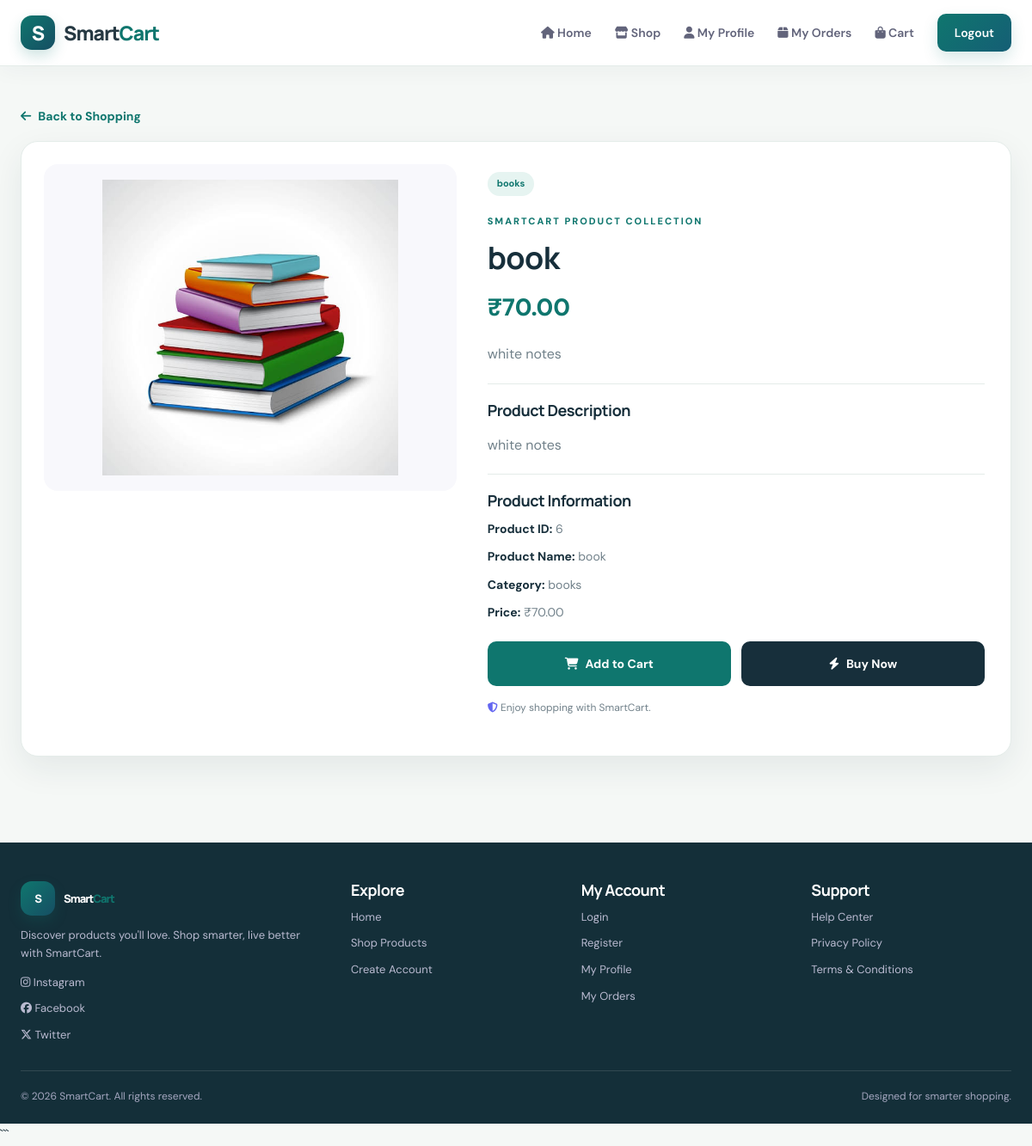
The app's page /user-product/6 (signed in) with its own data.
### tables this page shows
CREATE TABLE products (
        product_id INTEGER PRIMARY KEY AUTOINCREMENT,
        name TEXT,
        description TEXT,
        category TEXT,
        price REAL,
        image TEXT,
        admin_id INTEGER,
        FOREIGN KEY (admin_id) REFERENCES admin (admin_id) ON DELETE SET NULL
    );

### app.py (the view)
@app.route('/user-product/<int:product_id>')
def user_view_product(product_id):
    if 'user_id' not in session:
        flash("Please login first!", "danger")
        return redirect('/user-login')
    conn = get_db_connection()
    cursor = conn.cursor(dictionary=True)
    cursor.execute("""
        SELECT product_id, name, description, category, price, image
        FROM products
        WHERE product_id = %s
    """, (product_id,))
    product = cursor.fetchone()
    cursor.close()
    conn.close()
    if not product:
        flash("Product not found!", "danger")
        return redirect('/user-dashboard')
    return render_template(
        'user/view_product.html',
        product=product
    )

### db.py (called while the page is built)
def get_db_connection():
    return SQLiteDictConnection(DB_PATH)

    def fetchone(self):
        if self._custom_rows is not None:
            return self._custom_rows.pop(0) if self._custom_rows else None
        row = self._cursor.fetchone()
        return dict(row) if row is not None else None

    def close(self):
        self._cursor.close()

    def cursor(self, dictionary=True):
        return SQLiteDictCursor(self._conn.cursor())

    def close(self):
        self._conn.close()

### templates/user/view_product.html (shortened to what this page needs)
{% extends 'base.html' %}
{% block content %}
<section class="product-details-page">
    <a href="{{ url_for('user_dashboard') }}" class="back-link">
        <i class="fa-solid fa-arrow-left"></i>
        Back to Shopping
    </a>
    <div class="product-details-card">
        <div class="product-details-image">
            {% if product.image %}
                {% if product.image.startswith('http://') or product.image.startswith('https://') %}
                    <img
                        class="product-detail-img"
                        src="{{ product.image }}"
                        alt="{{ product.name }}"
                        onerror="showProductImageFallback(this)"
                    >
                {% else %}
                    <img
                        class="product-detail-img"
                        src="{{ url_for('static', filename='uploads/product_images/' ~ product.image.split('/')[-1]) }}"
                        alt="{{ product.name }}"
                        onerror="showProductImageFallback(this)"
                    >
                {% endif %}
            {% else %}
                <div class="no-product-image">
                    <i class="fa-regular fa-image"></i>
                    <p>No Image Available</p>
                </div>
            {% endif %}
        </div>
        <div class="product-details-info">
            <span class="product-category">
                {{ product.category or 'General' }}
            </span>
            <p class="eyebrow" style="margin-top:20px;">
                SMARTCART PRODUCT COLLECTION
            </p>
            <h1>{{ product.name }}</h1>
            <div class="details-price">
                ₹{{ "%.2f"|format(product.price or 0) }}
            </div>
            <p>
                {{ product.description or 'No description available for this product.' }}
            </p>
            <div class="details-divider"></div>
            <h3>Product Description</h3>
            <p>
                {{ product.description or 'No description available.' }}
            </p>
            <div class="details-divider"></div>
            <div class="product-information">
                <h3>Product Information</h3>
                <p>
                    <strong>Product ID:</strong>
                    {{ product.product_id }}
                </p>
                <p>
                    <strong>Product Name:</strong>
                    {{ product.name }}
                </p>
                <p>
                    <strong>Category:</strong>
                    {{ product.category or 'General' }}
                </p>
                <p>
                    <strong>Price:</strong>
                    ₹{{ "%.2f"|format(product.price or 0) }}
                </p>
            </div>
            <div class="product-purchase-actions">
                <button
                    type="button"
                    class="details-cart-btn"
                    id="addProductButton"
                    onclick="addProductToCart(false)"
                >
                    <i class="fa-solid fa-cart-shopping"></i>
                    Add to Cart
                </button>
                <button
                    type="button"
                    class="details-buy-btn"
                    id="buyNowButton"
                    onclick="addProductToCart(true)"
                >
                    <i class="fa-solid fa-bolt"></i>
                    Buy Now
                </button>
            </div>
            <p style="font-size:12px;margin-top:15px;">
                <i class="fa-solid fa-shield-halved" style="color:#6366f1;"></i>
                Enjoy shopping with SmartCart.
            </p>
        </div>
    </div>
</section>
{% endblock %}

### static/css/style.css (style rules this page uses)
:root { --primary: #6366f1; --primary-dark: #4f46e5; --primary-light: #eef2ff; --navy: #171b3b; --ink: #252641; --muted: #777b91; --line: #eeeef5; --surface: #ffffff; --canvas: #f8f8fc; --success: #16a34a; --danger: #dc2626; --shadow: 0 10px 35px rgba(30, 27, 75, .07); --page-width: 1320px; }
*, *::before, *::after { box-sizing: border-box; }
html { scroll-behavior: smooth; }
body { min-height: 100vh; margin: 0; display: flex; flex-direction: column; background: var(--surface); color: var(--ink); font-family: "DM Sans", Arial, sans-serif; line-height: 1.6; }
img { display: block; max-width: 100%; }
a { color: inherit; text-decoration: none; }
button, input, textarea, select { font: inherit; }
h1, h2, h3, h4 { color: var(--navy); font-family: "Manrope", sans-serif; line-height: 1.2; letter-spacing: -.5px; }
h1 { font-size: clamp(30px, 4vw, 48px); margin: 0 0 15px; }
h3 { font-size: 18px; margin: 0 0 10px; }
p { color: var(--muted); }
.eyebrow { color: var(--primary); font-size: 11px; font-weight: 800; letter-spacing: 2px; text-transform: uppercase; margin: 0 0 12px; }
.button, .btn-primary, button, input[type="submit"] { display: inline-flex; align-items: center; justify-content: center; gap: 8px; padding: 12px 19px; border: 0; border-radius: 10px; background: var(--primary); color: white; font: 700 14px "DM Sans", sans-serif; text-align: center; cursor: pointer; transition: .25s ease; }
.product-category { display: inline-block; align-self: flex-start; padding: 5px 11px; border-radius: 20px; background: var(--primary-light); color: var(--primary); font-size: 11px; font-weight: 700; }
.product-details-page { width: 100%; max-width: 1180px; margin: 0 auto; padding: 10px 0 35px; }
.back-link { display: inline-flex; align-items: center; gap: 8px; margin-bottom: 18px; color: var(--primary); font-weight: 700; font-size: 14px; }
.product-details-card { display: grid; grid-template-columns: minmax(0, 0.9fr) minmax(0, 1.1fr); align-items: start; gap: 32px; padding: 26px; border: 1px solid var(--line); border-radius: 20px; background: white; box-shadow: var(--shadow); }
.product-details-image { position: relative; width: 100%; height: 380px; min-height: 0; display: flex; align-items: center; justify-content: center; padding: 18px; border-radius: 16px; background: #f8f8fc; overflow: hidden; }
.product-details-image img { display: block; width: 100%; height: 100%; max-height: 344px; object-fit: contain; object-position: center; }
.product-details-info { min-width: 0; padding: 8px 4px; }
.product-details-info h1 { margin: 12px 0; font-size: clamp(28px, 3vw, 38px); overflow-wrap: anywhere; }
.details-price { margin: 14px 0 18px; color: var(--primary); font-size: 28px; font-weight: 800; }
.product-details-info > p { line-height: 1.7; }
.details-divider { height: 1px; margin: 20px 0; background: var(--line); }
.product-information p { margin: 10px 0; font-size: 14px; }
.product-information strong { color: var(--navy); }
.product-purchase-actions { display: flex; align-items: stretch; gap: 12px; width: 100%; margin-top: 22px; }
.product-purchase-actions button { flex: 1 1 0; min-width: 0; min-height: 52px; margin: 0; padding: 12px 14px; border: 0; border-radius: 10px; display: inline-flex; align-items: center; justify-content: center; gap: 8px; color: white; font: 700 14px "DM Sans", sans-serif; cursor: pointer; transition: .2s ease; }
.product-purchase-actions .details-cart-btn { background: var(--primary); }
.product-purchase-actions .details-buy-btn { background: var(--navy); }
.product-details-image { position: relative; overflow: hidden; }
.product-details-image .product-detail-img { width: 100%; height: 390px; object-fit: contain; object-position: center; display: block; }
:root { --primary: #0f766e; --primary-dark: #115e59; --primary-light: #e6f4f1; --navy: #172f3b; --ink: #263943; --muted: #71818a; --line: #e4ece9; --surface: #ffffff; --canvas: #f5f8f6; --success: #16845b; --danger: #c44747; --shadow: 0 14px 38px rgba(24, 55, 59, .08); }
body { background: #f5f8f6; color: #263943; }
.brand-accent, .eyebrow { color: #0f766e; }

### records on screen
products: image+name (picture), category "books", name "book", price "70.00", description "white notes", product_id "6"
